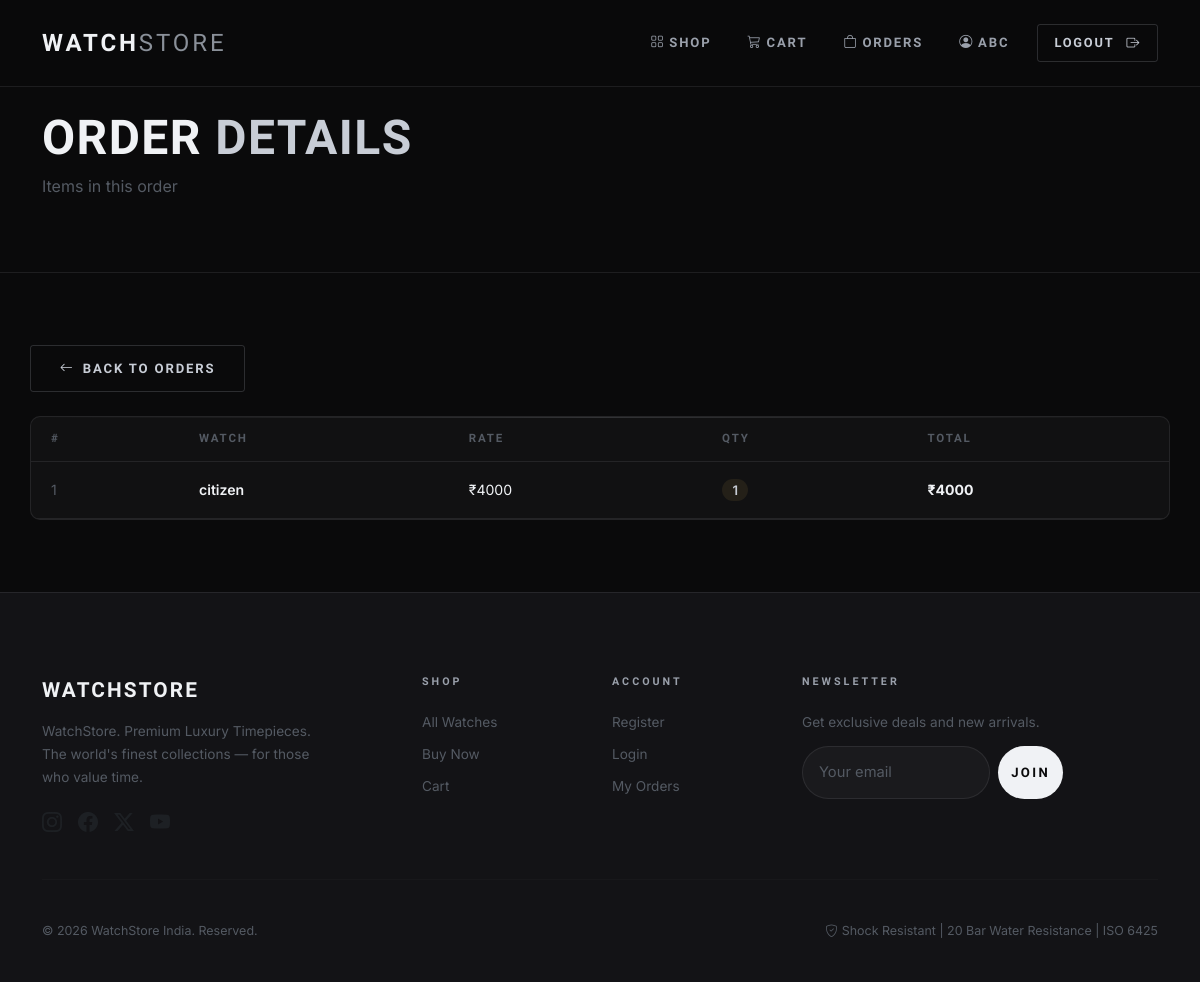
/ms/1/ (signed in), run on the app's committed database.
### myapp/models.py (models this page shows, shortened)
class watchsalessub(models.Model):
    salesno = models.IntegerField()
    slno = models.IntegerField()
    pname = models.CharField(max_length=100)
    rate = models.IntegerField()
    qty = models.IntegerField()
    total = models.IntegerField()

### myapp/views.py (the view)
    def wrapper(request, *args, **kwargs):
        if not is_logged_in(request):
            return redirect('/log/')
        return view_func(request, *args, **kwargs)

### myapp/views.py (called while the page is built)
def is_logged_in(request):
    return request.session.get('id') is not None

def login_required_redirect(view_func):
    def wrapper(request, *args, **kwargs):
        if not is_logged_in(request):
            return redirect('/log/')
        return view_func(request, *args, **kwargs)
    return wrapper

@login_required_redirect
def viewsalessub(request, salesno):
    mrec = watchsalessub.objects.filter(salesno=salesno)
    sale = watchsales.objects.filter(salesno=salesno).first()
    return render(request, "mysalessub.html", {"mrec": mrec, "sale": sale})

### myapp/templates/mysalessub.html (shortened to what this page needs)
{% extends 'base.html' %}
{% block content %}
<div class="page-header">
  <div class="container-xl">
    <h2 style="font-family:var(--font-display)">Order <span class="text-gold">Details</span></h2>
    <p style="color:var(--text-muted)">Items in this order</p>
  </div>
</div>
<div class="container-xl section-padding-sm">
  <a href="/myp/" class="btn-ghost mb-4 d-inline-flex align-items-center gap-2">
    <i class="bi bi-arrow-left"></i> Back to Orders
  </a>
  {% if mrec %}
  <div class="glass-card overflow-hidden reveal">
    <div class="table-responsive">
      <table class="luxe-table mb-0">
        <thead>
          <tr><th>#</th><th>Watch</th><th>Rate</th><th>Qty</th><th>Total</th></tr>
        </thead>
        <tbody>
          {% for j in mrec %}
          <tr>
            <td style="color:var(--text-muted)">{{ forloop.counter }}</td>
            <td style="font-weight:600">{{ j.pname }}</td>
            <td class="text-gold">₹{{ j.rate }}</td>
            <td><span style="background:rgba(201,168,76,.1);color:var(--gold);padding:.2rem .65rem;border-radius:100px;font-size:.82rem;font-weight:600">{{ j.qty }}</span></td>
            <td style="font-weight:700">₹{{ j.total }}</td>
          </tr>
          {% endfor %}
        </tbody>
      </table>
    </div>
  </div>
  {% else %}
  <div class="empty-state"><div class="empty-icon">📋</div><h4>No items found</h4></div>
  {% endif %}
</div>
{% endblock %}

### watchproject/static/css/luxe.css (style rules this page uses)
:root { --bg: #0a0a0b; --surface: #131316; --surface2: #1c1c20; --card: rgba(255,255,255,0.03); --card-hover: rgba(255,255,255,0.055); --silver: #c8cdd6; --silver-dim: #8a9099; --silver-dark: #4a5260; --white: #f0f2f5; --platinum: #e2e5ea; --border: rgba(200,205,214,0.1); --border-mid: rgba(200,205,214,0.18); --border-hi: rgba(200,205,214,0.35); --text: #f0f2f5; --text-2: #9aa0ab; --text-3: #545a63; --glow: rgba(200,205,214,0.08); --glow-hi: rgba(200,205,214,0.15); --r-xs: 3px; --r-sm: 6px; --r: 10px; --r-lg: 16px; --r-xl: 22px; --shadow: 0 4px 24px rgba(0,0,0,0.7); --shadow-md:0 8px 40px rgba(0,0,0,0.9); --shadow-up:0 -4px 24px rgba(0,0,0,0.5); --ease: cubic-bezier(0.4,0,0.2,1); --t: all 0.22s var(--ease); --t-slow:all 0.5s var(--ease); --font-head: 'Barlow Condensed', sans-serif; --font-body: 'Inter', sans-serif; --gold: var(--silver); --gold-light: var(--platinum); --gold-dark: var(--silver-dark); --gold-glow: var(--glow); --red: var(--silver); --yellow: var(--platinum); --border-red: var(--border); --border-glass:var(--border); --glass-bg: var(--card); --glass-bg-strong: var(--card-hover); --bg-primary: var(--bg); --bg-secondary:var(--surface); --bg-card: var(--card); --text-primary:var(--text); --text-secondary:var(--text-2); --text-muted: var(--text-3); --font-display:var(--font-head); }
*, *::before, *::after { box-sizing: border-box; margin: 0; padding: 0; }
html { scroll-behavior: smooth; }
body { font-family: var(--font-body); background: var(--bg); color: var(--text); min-height: 100vh; line-height: 1.7; -webkit-font-smoothing: antialiased; overflow-x: hidden; }
h1,h2,h3,h4,h5 { font-family: var(--font-head); font-weight: 700; letter-spacing: 0.03em; text-transform: uppercase; line-height: 1.1; color: var(--white); }
h2 { font-size: clamp(1.8rem, 4vw, 3.2rem); }
p { color: var(--text-2); }
a { color: var(--silver); text-decoration: none; transition: var(--t); }
.text-gold { color: var(--silver); }
.btn-ghost { display: inline-flex; align-items: center; justify-content: center; gap: .5rem; background: transparent; color: var(--silver) !important; border: 1px solid var(--border-mid); font-family: var(--font-head); font-weight: 700; font-size: .82rem; letter-spacing: .14em; text-transform: uppercase; border-radius: var(--r-xs); padding: .72rem 1.8rem; cursor: pointer; transition: var(--t); }
.glass-card { background: var(--card); border: 1px solid var(--border); border-radius: var(--r); transition: var(--t); position: relative; overflow: hidden; }
.glass-card::before { content: ''; position: absolute; top: 0; left: 0; right: 0; height: 1px; background: linear-gradient(90deg, transparent, var(--border-mid), transparent); }
.section-padding-sm { padding: 4.5rem 0; }
.page-header { padding: 7rem 0 3.5rem; border-bottom: 1px solid var(--border); }
.luxe-table { width: 100%; border-collapse: collapse; }
.luxe-table thead th { font-family: var(--font-head); font-size: .72rem; font-weight: 600; letter-spacing: .16em; text-transform: uppercase; color: var(--text-3); padding: .75rem 1.25rem; border-bottom: 1px solid var(--border); text-align: left; }
.luxe-table tbody td { padding: 1rem 1.25rem; border-bottom: 1px solid var(--border); color: var(--text); font-size: .88rem; vertical-align: middle; }
.luxe-table tbody tr { transition: var(--t); }
.reveal { opacity:0; transform:translateY(32px); transition:opacity .65s var(--ease), transform .65s var(--ease); }
.reveal.visible { opacity:1; transform:none; }

### data on the page
watchsalessub: pname "citizen", rate "4000", qty "1", total "4000"

### other printed values
{{ request.session.name }} "ABC"
